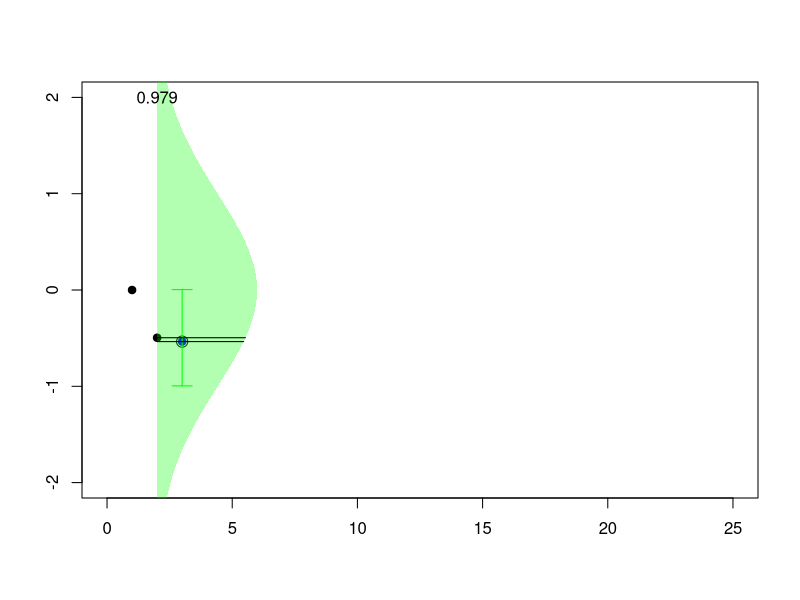
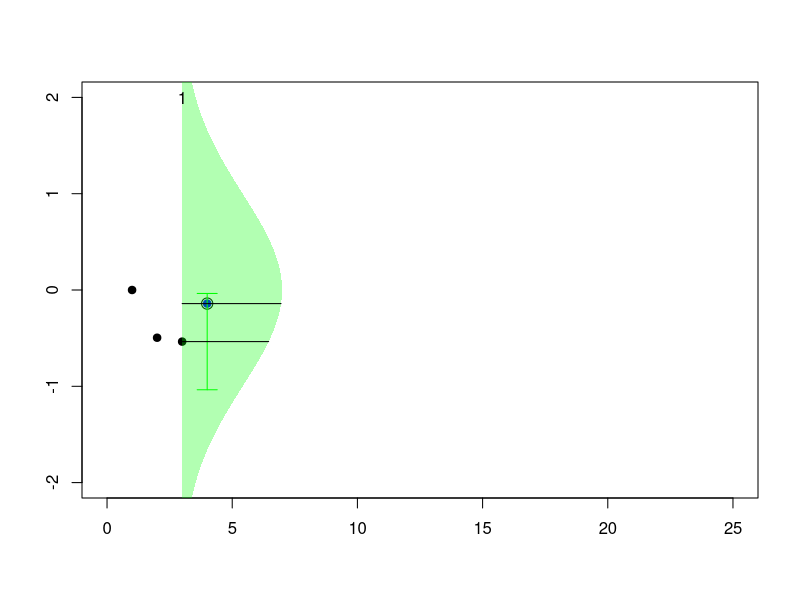
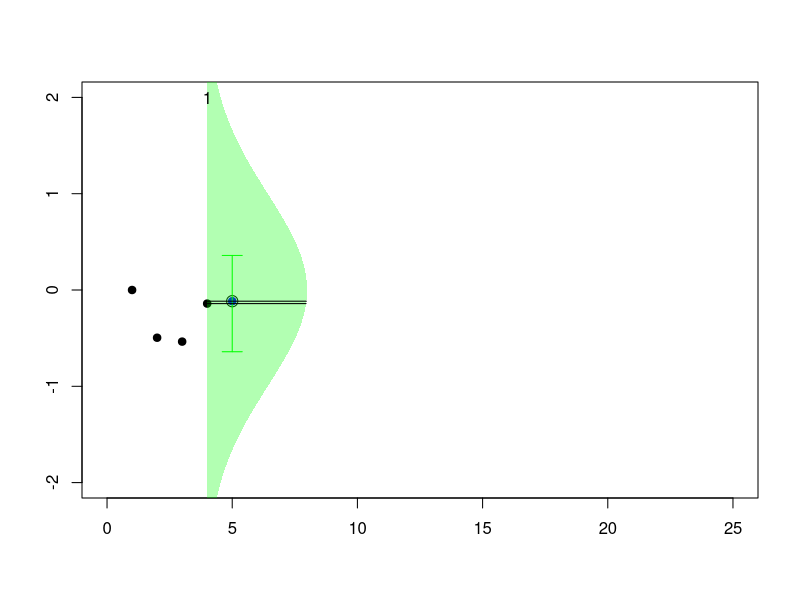
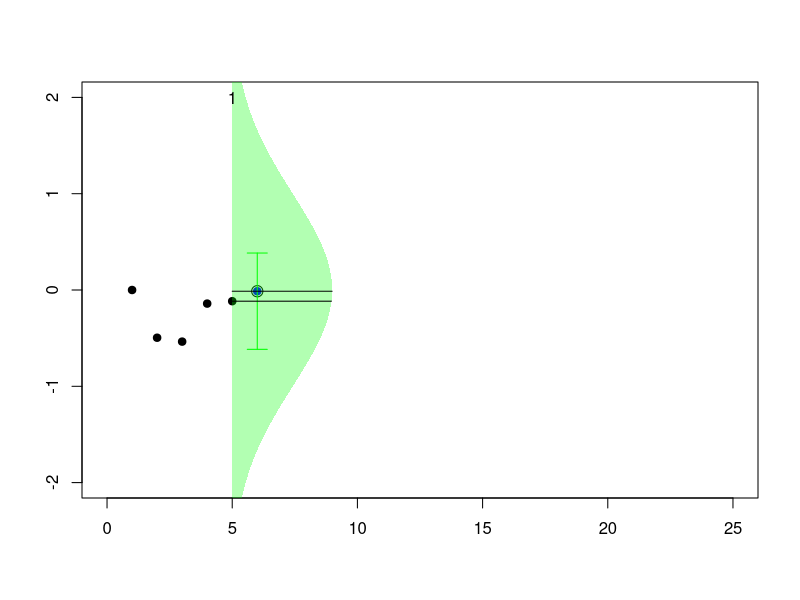
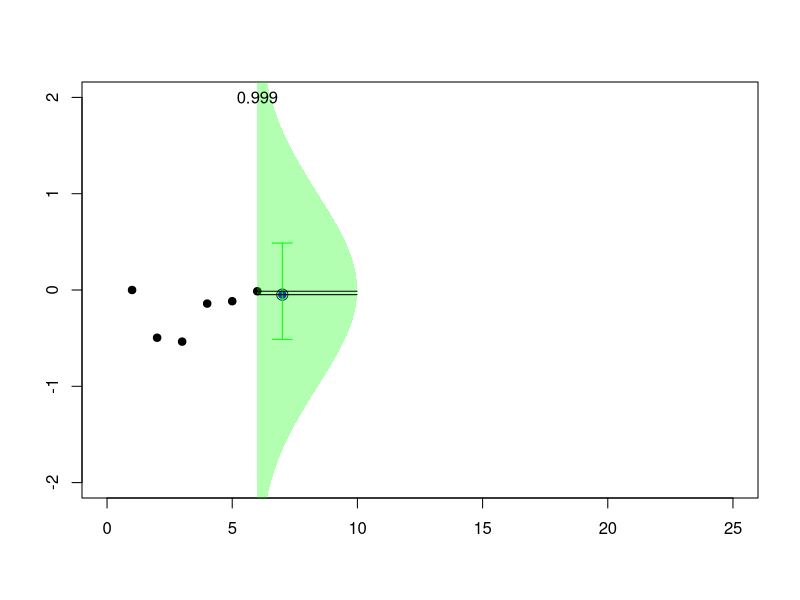
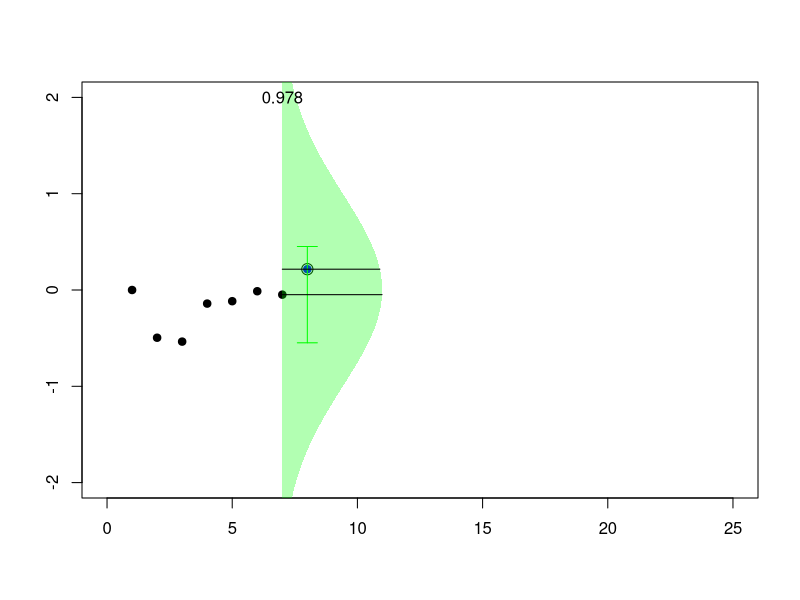
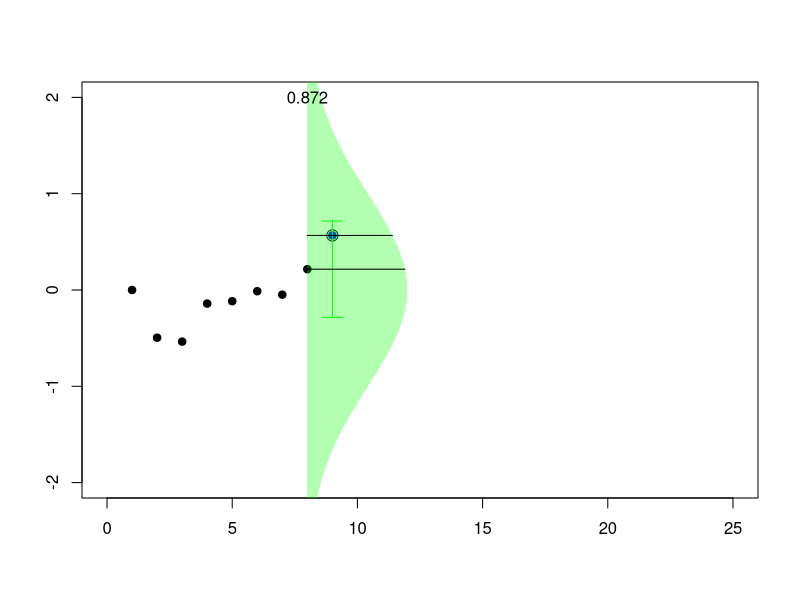
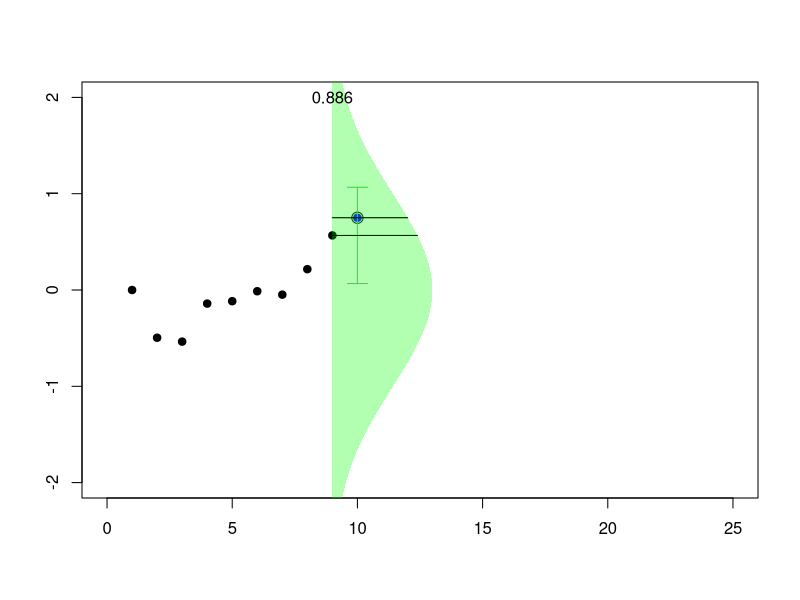

R code for these plots, in order:
## ---- chunk 1

## ---- chunk 2
metrop1 <- function(n=1000,eps=0.5){
 vec <- matrix(NA, n, 3)
 x=0
 vec[1] <- x
 for (i in 2:n) {
 innov <- runif(1,-eps,eps)
 mov <- x+innov
 R <- min(1,dnorm(mov)/dnorm(x))
 u <- runif(1)
 if (u < R) x <- mov
 vec[i,] <- c(x,mov,R)
 }
return(vec)}
## ---- chunk 3
#install.packages('gifski')
#if (packageVersion('knitr') < '1.20.14') {
#  remotes::install_github('yihui/knitr')
#}
vec <- metrop1(25)
u=seq(-3,3,by=.01)
pic_ani = function(k){
  plot(1:k,vec[1:k,1],pch=19,xlim=c(0,25),ylim=c(-2,2),xlab="",ylab="")
    if(vec[k+1,1]==vec[k+1,2]) points(k+1,vec[k+1,1],col="blue",pch=19)
    if(vec[k+1,1]!=vec[k+1,2]) points(k+1,vec[k+1,1],col="red",pch=19)
  points(k+1,vec[k+1,2],cex=1.5)
  arrows(k+1,vec[k,1]-.5,k+1,vec[k,1]+.5,col="green",angle=90,code = 3,length=.1)
  polygon(c(k+dnorm(u)*10,rep(k,length(u))),c(u,rev(u)),col=rgb(0,1,0,.3),
          border=NA)  
  segments(k,vec[k,1],k+dnorm(vec[k,1])*10,vec[k,1])
  segments(k,vec[k+1,2],k+dnorm(vec[k+1,2])*10,vec[k+1,2])
  text(k,2,round(vec[k+1,3],digits=3))
}

## ---- chunk 4
for (k in 2:23) {pic_ani(k)}
## ---- chunk 5
vec <- metrop1(10000)
simx <- vec[1000:10000,1]
par(mfrow=c(1,4))
plot(simx,type="l")
hist(simx,probability = TRUE,col="light blue",border="white")
lines(u,dnorm(u),col="red")
qqnorm(simx)
acf(simx,lag=100,lwd=2,col="light blue")
## ---- chunk 6
sim <- NULL
 lambda <- c(1,2)
 X <- c(3,3)
 s <- 5
 for(k in 1:1000){
 i <- sample(1:2,1)
 X[i] <- rexp(1,lambda[i])+max(0,s-sum(X[-i]))
 while(sum(X)<s){
 X[i] <- rexp(1,lambda[i])+max(0,s-sum(X[-i])) }
 sim <- rbind(sim,X) }

## ---- chunk 7
plot(sim,xlim=c(1,11),ylim=c(0,4.3))
polygon(c(-1,-1,6),c(-1,6,-1),col="red",density=15,border=NA)
abline(5,-1,col="red")
## ---- chunk 8
lambda <- c(1,2)
X <- c(3,3)
sim <- X
s <- 5
for(k in 1:100){
 set.seed(k)
 i <- sample(1:2,1)
 X[i] <- rexp(1,lambda[i])+max(0,s-sum(X[-i]))
 while(sum(X)<s){
 X[i] <- rexp(1,lambda[i])+max(0,s-sum(X[-i])) }
 sim <- rbind(sim,X) }
pic_ani = function(n){
plot(sim[1:n,],xlim=c(1,11),ylim=c(0,5),xlab="",ylab="")
i=which(apply(sim[(n-1):n,],2,diff)==0)
if(i==1) abline(v=sim[n,1],col="grey")
if(i==2) abline(h=sim[n,2],col="grey")
if(n>=1) points(sim[n,1],sim[n,2],pch=19,col="blue",cex=1.4)
if(n>=2) points(sim[n-1,1],sim[n-1,2],pch=19,col="red",cex=1.4)
polygon(c(-1,-1,6),c(-1,6,-1),col="red",density=15,border=NA)
abline(5,-1,col="red")
}
## ---- chunk 9
for (i in 2:100) {pic_ani(i)}
